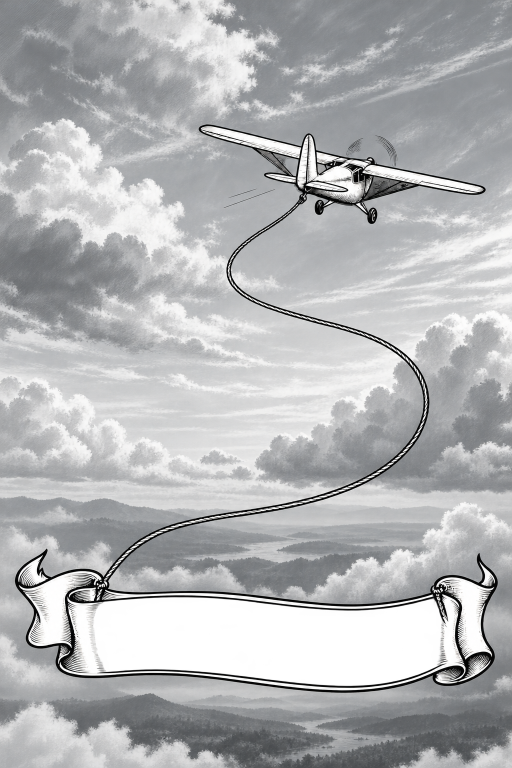
#> input picture workspace/wallpapers/plane-text.png, 1024 x 1536 px (shown at 1/2 size)
$ python contact_sheet.py out.png ../../../workspace/wallpapers
#> lines starting #> are read from the running program, lines starting #| are printed output that depends on the picture
#> in build, `sheet = Image.new("L", (width, height), BACKGROUND)`: sheet: PIL image 126x203 L; every value is 245
#!/usr/bin/env python3
"""Many wallpapers as one small picture, numbered so you can point at them.

    contact_sheet.py OUT.png a.png b.jpg c.bmp
    contact_sheet.py OUT.png workspace/wallpapers --start 25

Every cell is 2:3, the X3 panel's shape. An X3 wallpaper fills it exactly and
an X4 Pro one (3:5) nearly; an original photo of any other shape is fitted
inside it on the sheet's ground,
so what you see is the picture, not a crop of it. Each cell carries its **index**, drawn on the
image, because a contact sheet you cannot point at is only decoration: the
caller puts numbered buttons underneath and the two line up.

Why this exists at all: showing a folder of wallpapers one message at a time
costs an upload each, and a burst of them earns a rate-limit from Telegram —
which, once, silently swallowed the reply that came after it. One sheet is one
upload however many wallpapers there are.

Thumbnails are decoded with Pillow rather than through `crosspoint_bmp`, the
port of the firmware's reader. That is deliberate and the opposite of the rule
elsewhere: at 110 px across, what the panel would do with the dithering is
invisible, and Pillow is about eight times faster per file. The *single*
full-size preview still goes through the port, because that is where "what the
device actually draws" is the whole question.

Emits JSON on stdout: the path written, the cell size, and the names in the
order they were numbered, each with whether it is transparent anywhere — shown
on the sheet as stripes where it is clear and a small checkerboard by its
number.
"""

from __future__ import annotations

import argparse
import json
import sys
from pathlib import Path

from PIL import Image, ImageDraw, ImageFont, ImageOps

# A cell wide enough to recognise a photograph you took, small enough that two
# dozen fit in an image Telegram will not recompress into mush.
CELL_W, CELL_H = 110, 165
GAP = 6
MARGIN = 8
BACKGROUND = 245          # near-white; the panel's own white is 255 and the
                          # thumbnails should sit *on* something, not bleed out
LABEL_H = 22


def _font():
    # No font file, no dependency on extras/fonts: Pillow's built-in face
    # can be asked for a size since 10.1, which is enough for two digits.
    try:
        return ImageFont.load_default(size=15)
    except TypeError:
        return ImageFont.load_default()


def _hatch(size) -> Image.Image:
    """Light diagonal stripes: what a clear area looks like on the sheet."""
    w, h = size
    img = Image.new("L", (w, h), 255)
    draw = ImageDraw.Draw(img)
    for k in range(-h, w, 7):
        draw.line((k, h, k + h, 0), fill=175, width=1)
    return img


def _thumb(src: Path) -> tuple:
    """One cell, and whether the picture is transparent anywhere.

    Rotated as the camera meant and fitted. Where the picture is clear it is
    shown *striped* rather than white, so the sheet says where the page will
    show through, not just that it will — a white sky and a cut-out window
    look different here, as they do on the reader.
    """
    img = Image.open(src)
#> img is the input picture: PIL image 1024x1536 RGBA; mean R, G, B, A 169.9, 171.1, 172.8, 235.6
    img.draft("RGB", (CELL_W * 2, CELL_H * 2))     # JPEG: decode small, fast
    img = ImageOps.exif_transpose(img)
    rgba = img.convert("RGBA")
    rgba.thumbnail((CELL_W, CELL_H), Image.LANCZOS)
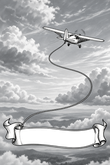
#> rgba: PIL image 110x165 RGBA; mean R, G, B, A 162.6, 163.8, 165.4, 235.6; transparent parts drawn white
    alpha = rgba.getchannel("A")
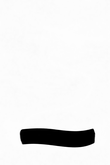
#> alpha: PIL image 110x165 L; min 0, max 255, mean 235.6
    clear = alpha.getextrema()[0] < 128
#> clear = True
    ground = (_hatch(rgba.size) if clear else Image.new("L", rgba.size, 255))
#> in _hatch, `img = Image.new("L", (w, h), 255)`: img: PIL image 110x165 L; every value is 255
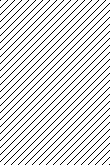
#> ground: PIL image 110x165 L; values 175 (black) and 255 (white), 85.7% white; black in thin lines or dots
    ground = ground.convert("RGBA")
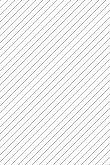
#> ground: PIL image 110x165 RGBA; mean R, G, B, A 243.6, 243.6, 243.6, 255
    # Binary, as the wallpaper itself is: half-clear is clear.
    rgba.putalpha(alpha.point(lambda v: 255 if v >= 128 else 0))
    pic = Image.alpha_composite(ground, rgba).convert("L")
    cell = Image.new("L", (CELL_W, CELL_H), BACKGROUND)
#> cell: PIL image 110x165 L; every value is 245
    cell.paste(pic, ((CELL_W - pic.width) // 2, (CELL_H - pic.height) // 2))
    return cell, clear


def _badge(draw, x: int, y: int) -> None:
    """A tiny checkerboard — the usual sign for "transparent" — drawn rather
    than typed, so it does not depend on what glyphs the font carries."""
    s = 5
    for r in range(2):
        for c in range(2):
            fill = 255 if (r + c) % 2 == 0 else 110
            draw.rectangle((x + c * s, y + r * s, x + c * s + s - 1, y + r * s + s - 1),
                           fill=fill)
    draw.rectangle((x - 1, y - 1, x + 2 * s, y + 2 * s), outline=255)


def build(files: list, dest: Path, *, start: int = 1, cols: int = 8) -> dict:
    files = [Path(f) for f in files]
    rows = (len(files) + cols - 1) // cols
    cols = min(cols, max(1, len(files)))
    width = MARGIN * 2 + cols * CELL_W + (cols - 1) * GAP
    height = MARGIN * 2 + rows * (CELL_H + LABEL_H) + (rows - 1) * GAP

    sheet = Image.new("L", (width, height), BACKGROUND)
    draw = ImageDraw.Draw(sheet)
    font = _font()
    named = []

    for i, src in enumerate(files):
        col, row = i % cols, i // cols
        x = MARGIN + col * (CELL_W + GAP)
        y = MARGIN + row * (CELL_H + LABEL_H + GAP)
        clear = False
        try:
            thumb, clear = _thumb(src)
#> clear = True
        except Exception:
            # An unreadable file still gets a cell, so the numbering never
            # shifts under the buttons that refer to it.
            thumb = Image.new("L", (CELL_W, CELL_H), 200)
            ImageDraw.Draw(thumb).line((0, 0, CELL_W, CELL_H), fill=60, width=2)
        sheet.paste(thumb, (x, y))
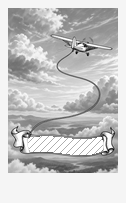
#> sheet: PIL image 126x203 L; min 0, max 255, mean 197.2
        draw.rectangle((x, y, x + CELL_W - 1, y + CELL_H - 1), outline=120)

        n = str(start + i)
        # The number goes *under* the thumbnail rather than over it: a wallpaper
        # is a photograph and there is no corner guaranteed to be quiet.
        draw.rectangle((x, y + CELL_H, x + CELL_W - 1, y + CELL_H + LABEL_H - 1),
                       fill=30)
        draw.text((x + CELL_W // 2, y + CELL_H + LABEL_H // 2), n,
                  fill=255, font=font, anchor="mm")
        if clear:
            _badge(draw, x + CELL_W - 16, y + CELL_H + (LABEL_H - 10) // 2)
        named.append({"n": start + i, "name": src.name, "path": str(src),
                      "transparent": clear})

    dest.parent.mkdir(parents=True, exist_ok=True)
    sheet.save(dest, optimize=True)
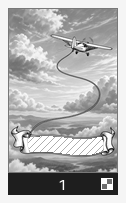
#> saved as out.png: PIL image 126x203 L; min 0, max 255, mean 177
    return {"png": str(dest), "count": len(files), "cols": cols,
            "size": [width, height], "items": named}


def main(argv=None) -> int:
    ap = argparse.ArgumentParser(description=__doc__,
                                 formatter_class=argparse.RawDescriptionHelpFormatter)
    ap.add_argument("out", type=Path)
    ap.add_argument("inputs", nargs="+", type=Path,
                    help="images, or a folder of them")
    ap.add_argument("--start", type=int, default=1,
                    help="number the first cell from here (for later pages)")
    ap.add_argument("--cols", type=int, default=8)
    args = ap.parse_args(argv)

    files = []
    for item in args.inputs:
        if item.is_dir():
            files += sorted(p for p in item.iterdir() if p.is_file()
                            and p.suffix.lower() in (".png", ".bmp", ".jpg",
                                                     ".jpeg", ".webp"))
        elif item.is_file():
            files.append(item)
    if not files:
        print("contact_sheet: nothing to draw", file=sys.stderr)
        return 1

    json.dump(build(files, args.out, start=args.start, cols=args.cols),
              sys.stdout, ensure_ascii=False)
    return 0


if __name__ == "__main__":
    sys.exit(main())
#> (the program exits here)
